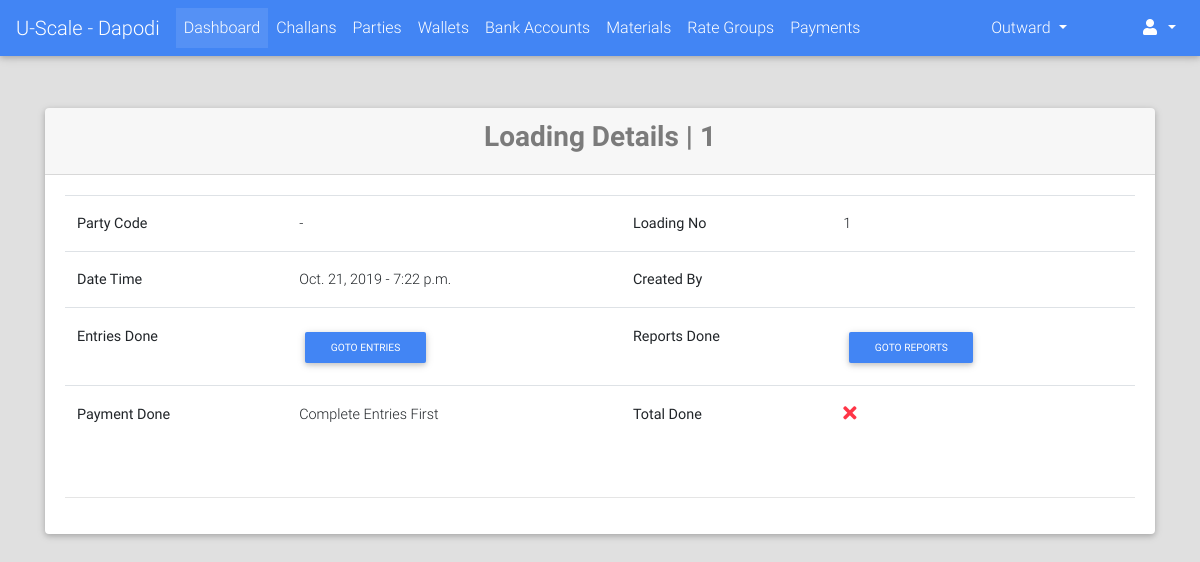
Page /loadings/detail/1/ (signed in) on the committed database.
### loadings/models.py (models this page shows, shortened)
class Loading(models.Model):
    STATUS_CHOICES = (("CR", "Created"), ("ED", "Entries Done"), ("DN", "DN"))
    loading_no = models.CharField(max_length=12, unique=True)
    dealer = models.ForeignKey("dealers.Dealer", on_delete=models.PROTECT)
    vehicle_details = models.TextField(blank=True)
    extra_info = models.TextField(blank=True)
    created_on = models.DateTimeField(auto_now_add=True)
    updated_on = models.DateTimeField(auto_now=True)
    status = models.CharField(max_length=2, choices=STATUS_CHOICES, default="CR")
    @property
    def get_entries_url(self):
        return reverse_lazy("loadings:entries", kwargs={"id": self.id})

### loadings/views.py (the view)
# urls.py: url(r'^detail/(?P<id>[0-9]+)/$', views.LoadingDetailView.as_view(), name="detail"),
class LoadingDetailView(LoginRequiredMixin, DetailView):
    model = Loading
    slug_url_kwarg = "id"
    slug_field = "id"
    context_object_name = "loading"
    template_name = "loadings/detail.html"
    def get_object(self, queryset=None):
        loading = super().get_object()
        loading.save()
        return loading

### loadings/models.py (called while the page is built)
def assign_loading_no(sender, instance, *args, **kwargs):
    if not instance.loading_no:
        instance.loading_no = instance.id
        instance.save()

### portal/templates/loadings/detail.html (shortened to what this page needs)
{% extends "portal/base.html" %}
{% load crispy_forms_tags %}
{% block content %}
    <br><br>
    <div class="container">
        <div class="card">
            <div class="card-header">
                <h3 class="text-black-50 font-weight-bold text-center">Loading Details | {{ loading.loading_no }}</h3>
            </div>
            <div class="card-body">
                <table class="table">
                    <tbody>
                        <tr>
                            <th>Party Code</th>
                            <td>{{ loading.party.name }} - {{ loading.party.get_display_text }}</td>
                            <th>Loading No</th>
                            <td>{{ loading.loading_no }}</td>
                        </tr>
                        <tr>
                            <th>Date Time</th>
                            <td>{{ loading.created_on.date }} - {{ loading.created_on.time }}</td>
                            <th>Created By</th>
                            <td>{{ loading.created_by }}</td>
                        </tr>
                        <tr>
                            <th>Entries Done</th>
                            <td>
                                {% if loading.is_entries_done %}
                                    <i class="fa fa-lg text-success fa-check"></i>
                                {% else %}
                                    <a href="{{ loading.get_entries_url }}"><button class="btn btn-primary btn-sm">Goto Entries</button></a>
                                {% endif %}
                            </td>
                            <th>Reports Done</th>
                            <td>
                                {% if loading.is_reports_done %}
                                    <i class="fa fa-lg text-success fa-check"></i>
                                {% else %}
                                    <a href="{{ loading.get_assign_reports_url }}"><button class="btn btn-primary btn-sm">Goto Reports</button></a>
                                {% endif %}
                            </td>
                        </tr>
                        <tr>
                            <th>Payment Done</th>
                            <td>
                                {% if loading.is_payed %}
                                    <i class="fa fa-lg text-success fa-check"></i>
                                {% else %}
                                    {% if loading.is_entries_done %}
                                        {% if loading.is_rates_assigned %}
                                            <a href="{{ loading.get_payment_add_url }}"><button class="btn btn-primary btn-sm">Goto Payment</button></a>
                                        {% else %}
                                            <a href="{{ loading.get_assign_rates_url }}"><button class="btn btn-primary btn-sm">Goto Rates</button></a>
                                        {% endif %}
                                    {% else %}
                                        Complete Entries First
                                    {% endif %}
                                {% endif %}
                            </td>
                            <th>Total Done</th>
                            <td>
                                {% if loading.status == "DN" %}
                                    <i class="fa fa-lg text-success fa-check"></i>
                                {% else %}
                                    <i class="fa fa-lg text-danger fa-times"></i>
                                {% endif %}
                            </td>
                        </tr>
                    </tbody>
                </table>
                <br><hr>
            </div>
        </div>
    </div>
{% endblock %}

### rows in the picture
Loading: loading_no "1", created_on "Oct. 21, 2019", created_on.time "7:22 p.m."
